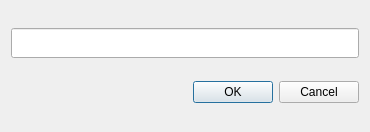
<?xml version="1.0" encoding="UTF-8"?>
<ui version="4.0">
 <class>FreeTextDialog</class>
 <widget class="QDialog" name="FreeTextDialog">
  <property name="geometry">
   <rect>
    <x>0</x>
    <y>0</y>
    <width>370</width>
    <height>132</height>
   </rect>
  </property>
  <property name="windowTitle">
   <string>Free Text</string>
  </property>
  <layout class="QGridLayout" name="gridLayout">
   <item row="0" column="0">
    <widget class="QLineEdit" name="freeTextEdit">
     <property name="minimumSize">
      <size>
       <width>0</width>
       <height>30</height>
      </size>
     </property>
    </widget>
   </item>
   <item row="1" column="0">
    <widget class="QDialogButtonBox" name="buttonBox">
     <property name="orientation">
      <enum>Qt::Horizontal</enum>
     </property>
     <property name="standardButtons">
      <set>QDialogButtonBox::Cancel|QDialogButtonBox::Ok</set>
     </property>
    </widget>
   </item>
  </layout>
 </widget>
 <resources/>
 <connections>
  <connection>
   <sender>buttonBox</sender>
   <signal>accepted()</signal>
   <receiver>FreeTextDialog</receiver>
   <slot>accept()</slot>
   <hints>
    <hint type="sourcelabel">
     <x>248</x>
     <y>254</y>
    </hint>
    <hint type="destinationlabel">
     <x>157</x>
     <y>274</y>
    </hint>
   </hints>
  </connection>
  <connection>
   <sender>buttonBox</sender>
   <signal>rejected()</signal>
   <receiver>FreeTextDialog</receiver>
   <slot>reject()</slot>
   <hints>
    <hint type="sourcelabel">
     <x>316</x>
     <y>260</y>
    </hint>
    <hint type="destinationlabel">
     <x>286</x>
     <y>274</y>
    </hint>
   </hints>
  </connection>
 </connections>
</ui>
